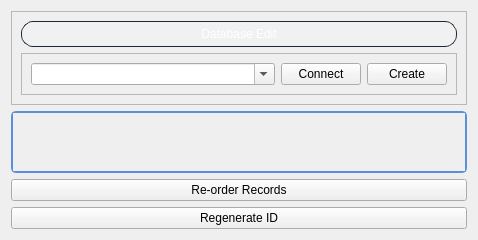
            <widget class="QWidget" name="databaseEdit_Page">
             <layout class="QVBoxLayout" name="verticalLayout_11">
              <item>
               <widget class="QFrame" name="databaseConnect_Frame_2">
                <property name="sizePolicy">
                 <sizepolicy hsizetype="Preferred" vsizetype="Preferred">
                  <horstretch>0</horstretch>
                  <verstretch>1</verstretch>
                 </sizepolicy>
                </property>
                <property name="maximumSize">
                 <size>
                  <width>16777215</width>
                  <height>130</height>
                 </size>
                </property>
                <property name="frameShape">
                 <enum>QFrame::StyledPanel</enum>
                </property>
                <property name="frameShadow">
                 <enum>QFrame::Raised</enum>
                </property>
                <layout class="QVBoxLayout" name="verticalLayout_10">
                 <item>
                  <widget class="QPushButton" name="databaseEdit_label">
                   <property name="enabled">
                    <bool>false</bool>
                   </property>
                   <property name="styleSheet">
                    <string notr="true">QPushButton {
    background-color: rgba(255,255,255,30); /* Steam's Button Background Color */
    color: #ffffff; /* White text for buttons */
    border: 1px solid #1b2838;
    border-radius: 12px;
    padding: 5px 10px;
}</string>
                   </property>
                   <property name="text">
                    <string>Database Edit</string>
                   </property>
                   <property name="icon">
                    <iconset resource="icons.qrc">
                     <normaloff>:/file_open/icons/icons8-database-100.png</normaloff>:/file_open/icons/icons8-database-100.png</iconset>
                   </property>
                  </widget>
                 </item>
                 <item>
                  <widget class="QFrame" name="databaseBrowse_Frame_2">
                   <property name="sizePolicy">
                    <sizepolicy hsizetype="Preferred" vsizetype="Preferred">
                     <horstretch>0</horstretch>
                     <verstretch>2</verstretch>
                    </sizepolicy>
                   </property>
                   <property name="frameShape">
                    <enum>QFrame::StyledPanel</enum>
                   </property>
                   <property name="frameShadow">
                    <enum>QFrame::Raised</enum>
                   </property>
                   <layout class="QHBoxLayout" name="horizontalLayout_9">
                    <item>
                     <widget class="QComboBox" name="DatabaseChoice_ComboBox_2">
                      <property name="sizePolicy">
                       <sizepolicy hsizetype="Preferred" vsizetype="Fixed">
                        <horstretch>8</horstretch>
                        <verstretch>0</verstretch>
                       </sizepolicy>
                      </property>
                      <property name="editable">
                       <bool>true</bool>
                      </property>
                      <property name="placeholderText">
                       <string>Choose a DataBase, then click connect</string>
                      </property>
                     </widget>
                    </item>
                    <item>
                     <widget class="QPushButton" name="DatabaseConnect_Button_2">
                      <property name="sizePolicy">
                       <sizepolicy hsizetype="Preferred" vsizetype="Fixed">
                        <horstretch>1</horstretch>
                        <verstretch>0</verstretch>
                       </sizepolicy>
                      </property>
                      <property name="text">
                       <string>Connect</string>
                      </property>
                      <property name="icon">
                       <iconset resource="icons.qrc">
                        <normaloff>:/file_open/icons/icons8-connect-100.png</normaloff>:/file_open/icons/icons8-connect-100.png</iconset>
                      </property>
                     </widget>
                    </item>
                    <item>
                     <widget class="QPushButton" name="DatabaseCreate_Button">
                      <property name="sizePolicy">
                       <sizepolicy hsizetype="Preferred" vsizetype="Fixed">
                        <horstretch>1</horstretch>
                        <verstretch>0</verstretch>
                       </sizepolicy>
                      </property>
                      <property name="text">
                       <string>Create</string>
                      </property>
                      <property name="icon">
                       <iconset resource="icons.qrc">
                        <normaloff>:/file_open/icons/icons8-add-database-100.png</normaloff>:/file_open/icons/icons8-add-database-100.png</iconset>
                      </property>
                     </widget>
                    </item>
                   </layout>
                  </widget>
                 </item>
                </layout>
               </widget>
              </item>
              <item>
               <widget class="QScrollArea" name="scrollArea">
                <property name="sizePolicy">
                 <sizepolicy hsizetype="Expanding" vsizetype="Expanding">
                  <horstretch>0</horstretch>
                  <verstretch>9</verstretch>
                 </sizepolicy>
                </property>
                <property name="contextMenuPolicy">
                 <enum>Qt::DefaultContextMenu</enum>
                </property>
                <property name="styleSheet">
                 <string notr="true">QScrollArea {
    border: 2px solid #5a90d8; /* Border color */
    background-color: #171a21; /* Steam's Dark Theme Background Color */
	border-radius: 5px;
}

QScrollBar:vertical {
    border: none;
    background: #171a21; /* Steam's Scroll Bar Background */
    width: 12px;
    margin: 0px 0px 0px 0px;
}

QScrollBar::handle:vertical {
    background: #5a90d8; /* Steam's Scroll Bar Handle */
    min-height: 20px;
    border-radius: 6px;
}

QScrollBar::add-line:vertical {
    background: none;
}

QScrollBar::sub-line:vertical {
    background: none;
}

QScrollBar::add-page:vertical, QScrollBar::sub-page:vertical {
    background: none;
}
</string>
                </property>
                <property name="frameShape">
                 <enum>QFrame::Panel</enum>
                </property>
                <property name="frameShadow">
                 <enum>QFrame::Sunken</enum>
                </property>
                <property name="lineWidth">
                 <number>3</number>
                </property>
                <property name="midLineWidth">
                 <number>2</number>
                </property>
                <property name="sizeAdjustPolicy">
                 <enum>QAbstractScrollArea::AdjustToContents</enum>
                </property>
                <property name="widgetResizable">
                 <bool>true</bool>
                </property>
                <property name="alignment">
                 <set>Qt::AlignHCenter|Qt::AlignTop</set>
                </property>
                <widget class="QWidget" name="scrollAreaWidgetContents">
                 <property name="geometry">
                  <rect>
                   <x>0</x>
                   <y>0</y>
                   <width>78</width>
                   <height>20</height>
                  </rect>
                 </property>
                 <layout class="QVBoxLayout" name="verticalLayout_22">
                  <item>
                   <layout class="QVBoxLayout" name="databaseRecords_layout"/>
                  </item>
                 </layout>
                </widget>
               </widget>
              </item>
              <item>
               <widget class="QPushButton" name="databaseReOrder_Button">
                <property name="sizePolicy">
                 <sizepolicy hsizetype="Minimum" vsizetype="Fixed">
                  <horstretch>0</horstretch>
                  <verstretch>1</verstretch>
                 </sizepolicy>
                </property>
                <property name="text">
                 <string>Re-order Records</string>
                </property>
                <property name="icon">
                 <iconset resource="icons.qrc">
                  <normaloff>:/file_open/icons/icons8-sort-96.png</normaloff>:/file_open/icons/icons8-sort-96.png</iconset>
                </property>
               </widget>
              </item>
              <item>
               <widget class="QPushButton" name="databaseRegenID_Button">
                <property name="sizePolicy">
                 <sizepolicy hsizetype="Minimum" vsizetype="Fixed">
                  <horstretch>0</horstretch>
                  <verstretch>1</verstretch>
                 </sizepolicy>
                </property>
                <property name="text">
                 <string>Regenerate ID</string>
                </property>
                <property name="icon">
                 <iconset resource="icons.qrc">
                  <normaloff>:/file_open/icons/icons8-sort-96.png</normaloff>:/file_open/icons/icons8-sort-96.png</iconset>
                </property>
               </widget>
              </item>
             </layout>
            </widget>
